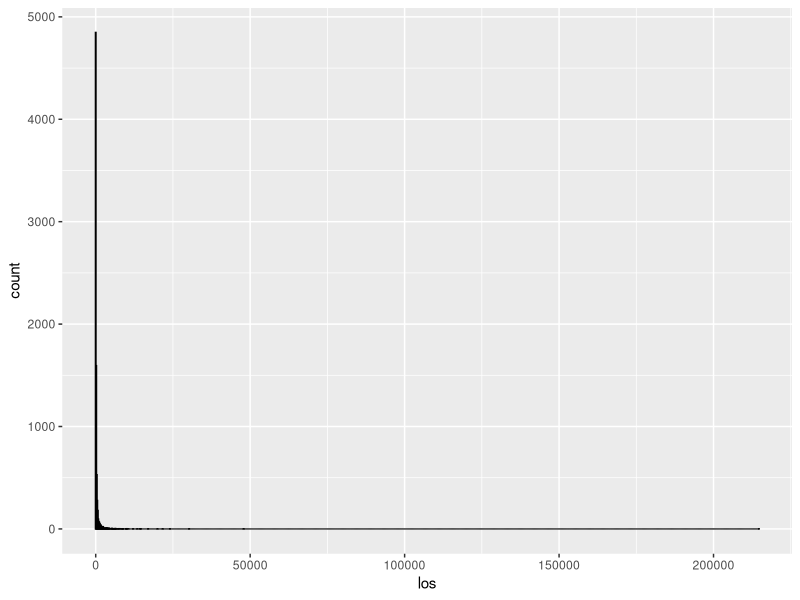
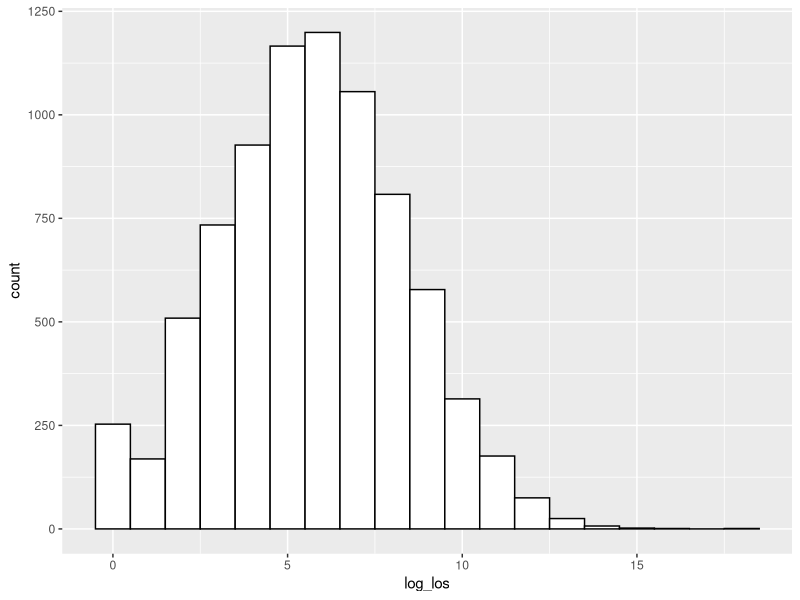

Write the R code that produced these figures, in order.
## ---- chunk 1
#| label: setup
#| message: false
#| warning: false

library(broom)
library(tidyverse)
## ---- chunk 2
#| label: generate-data

# Generating artificial data that closely mirrors the original data is a bit 
# tricky. The mean and standard deviation after a log base 2 transformation are 
# 5.7 and 2.6. So compute a normal distribution based on these, add in the 
# effect of a few covariates and then back transform to the original scale.

# Age has a slight but statistically significant affect on log_los with a slope
# on the log scale of 0.008. Age has a mean of 55 and a standard deviation of
# 18

# Gender has a not statistically significant affect on log_los with males having
# a mean which is 0.4 unit higher. Males account for about 50% of the data.

# Acute status has a large and statistically significant impact on log_los with
# non-acute cases being smaller on average by 1.3 log units. Acute cases account
# for 95% of the cases.

data.frame(log_los=rnorm(8000, mean=5.7, sd=2.6)) |>
  mutate(age=runif(8000, min=20, max=90)) |>
  mutate(age=trunc(age)) |>
  mutate(log_los=log_los+(age-55)*0.008) |>
  mutate(gender=rbinom(8000, 1, 0.5)) |>
  mutate(log_los=log_los+(gender-0.5)*0.4) |>
  mutate(acute=rbinom(8000, 1, 0.95)) |>
  mutate(log_los=log_los+(acute-0.95)*1.3) |>
	mutate(log_los=pmax(log_los, abs(log_los))) |>
  mutate(los=2^log_los) |>
  mutate(los=trunc(los)) |>
	mutate(log_los=log2(los)) -> d5
glimpse(d5)
## ---- chunk 3
#| label: descriptives-los

d5 |>
	summarize(
		los_mean=mean(los),
		los_median=median(los),
		los_sd=sd(los),
		los_min=min(los),
		los_max=max(los),
		n=n())
## ---- chunk 4
#| label: los histogram

d5 |>
  ggplot() +
  aes(los) +
	geom_histogram(binwidth=7*24, color="black", fill="white")
## ---- chunk 5
#| label: descriptives-log-los

d5 |>
	summarize(
		log_los_mean=mean(log_los),
		log_los_median=median(log_los),
		log_los_sd=sd(log_los),
		log_los_min=min(log_los),
		log_los_max=max(log_los),
		n=n())
## ---- chunk 6
#| label: log_los histogram

d5 |>
  ggplot() +
  aes(log_los) +
	geom_histogram(binwidth=1, color="black", fill="white")
